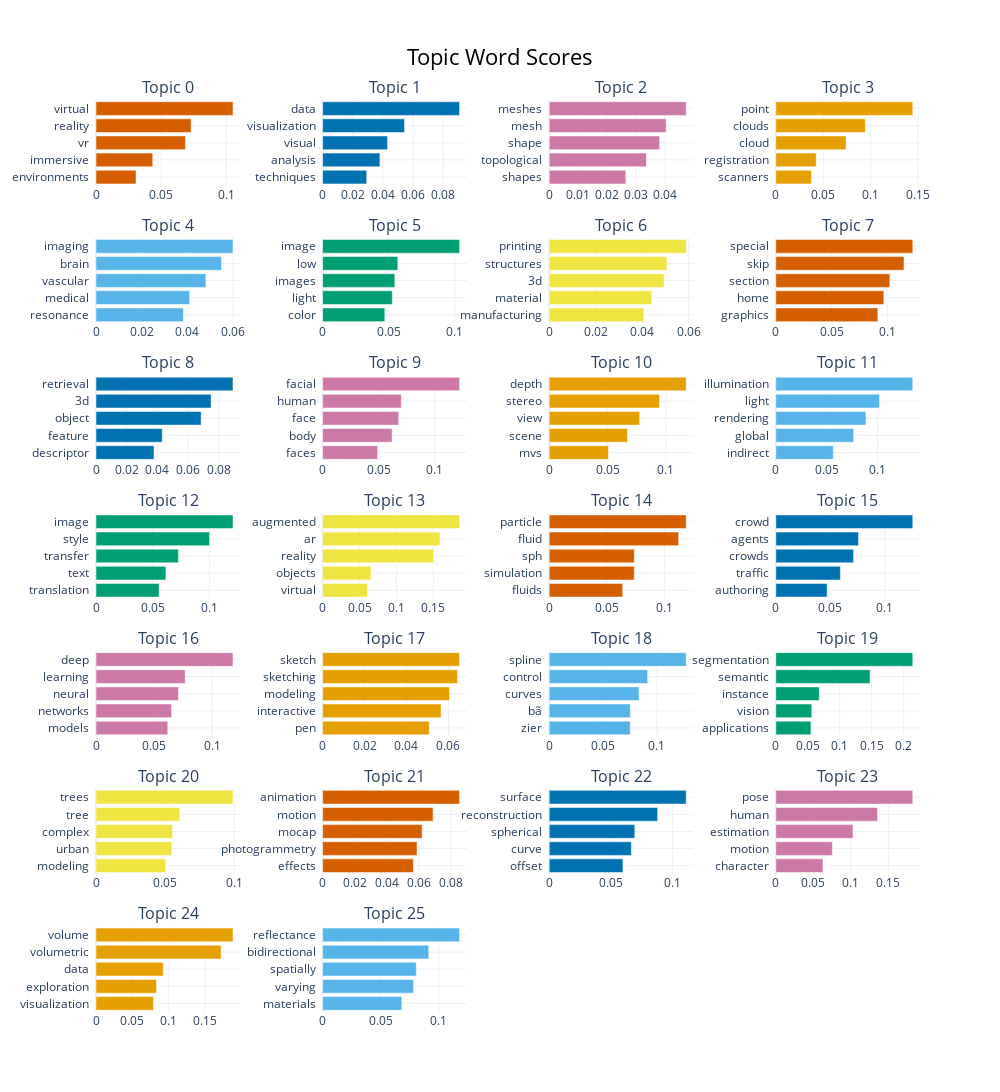

Here is the notebook cell this chart was saved with:
### Code cell
topic_model.visualize_barchart(top_n_topics=26)

### Figure 1 — Plotly figure (JSON) as saved in the notebook; plotly's stock layout.template omitted (floating-point values rounded to 4 significant figures)
{"data": [{"marker": {"color": "#D55E00"}, "orientation": "h", "type": "bar", "x": [0.03072, 0.04356, 0.06866, 0.07299, 0.1051], "xaxis": "x", "y": ["environments  ", "immersive  ", "vr  ", "reality  ", "virtual  "], "yaxis": "y"}, {"marker": {"color": "#0072B2"}, "orientation": "h", "type": "bar", "x": [0.02921, 0.03798, 0.04305, 0.05425, 0.09075], "xaxis": "x2", "y": ["techniques  ", "analysis  ", "visual  ", "visualization  ", "data  "], "yaxis": "y2"}, {"marker": {"color": "#CC79A7"}, "orientation": "h", "type": "bar", "x": [0.02645, 0.03353, 0.03813, 0.04037, 0.04728], "xaxis": "x3", "y": ["shapes  ", "topological  ", "shape  ", "mesh  ", "meshes  "], "yaxis": "y3"}, {"marker": {"color": "#E69F00"}, "orientation": "h", "type": "bar", "x": [0.03753, 0.04256, 0.07415, 0.09436, 0.1445], "xaxis": "x4", "y": ["scanners  ", "registration  ", "cloud  ", "clouds  ", "point  "], "yaxis": "y4"}, {"marker": {"color": "#56B4E9"}, "orientation": "h", "type": "bar", "x": [0.03833, 0.04105, 0.04814, 0.05498, 0.06003], "xaxis": "x5", "y": ["resonance  ", "medical  ", "vascular  ", "brain  ", "imaging  "], "yaxis": "y5"}, {"marker": {"color": "#009E73"}, "orientation": "h", "type": "bar", "x": [0.04709, 0.05276, 0.05468, 0.05696, 0.1037], "xaxis": "x6", "y": ["color  ", "light  ", "images  ", "low  ", "image  "], "yaxis": "y6"}, {"marker": {"color": "#F0E442"}, "orientation": "h", "type": "bar", "x": [0.04073, 0.04418, 0.04947, 0.05067, 0.05897], "xaxis": "x7", "y": ["manufacturing  ", "material  ", "3d  ", "structures  ", "printing  "], "yaxis": "y7"}, {"marker": {"color": "#D55E00"}, "orientation": "h", "type": "bar", "x": [0.0915, 0.09687, 0.1023, 0.1149, 0.1228], "xaxis": "x8", "y": ["graphics  ", "home  ", "section  ", "skip  ", "special  "], "yaxis": "y8"}, {"marker": {"color": "#0072B2"}, "orientation": "h", "type": "bar", "x": [0.03775, 0.04312, 0.06845, 0.07494, 0.08919], "xaxis": "x9", "y": ["descriptor  ", "feature  ", "object  ", "3d  ", "retrieval  "], "yaxis": "y9"}, {"marker": {"color": "#CC79A7"}, "orientation": "h", "type": "bar", "x": [0.0491, 0.06208, 0.06796, 0.07031, 0.1223], "xaxis": "x10", "y": ["faces  ", "body  ", "face  ", "human  ", "facial  "], "yaxis": "y10"}, {"marker": {"color": "#E69F00"}, "orientation": "h", "type": "bar", "x": [0.05075, 0.06709, 0.07759, 0.09458, 0.1174], "xaxis": "x11", "y": ["mvs  ", "scene  ", "view  ", "stereo  ", "depth  "], "yaxis": "y11"}, {"marker": {"color": "#56B4E9"}, "orientation": "h", "type": "bar", "x": [0.05661, 0.07664, 0.08867, 0.102, 0.1348], "xaxis": "x12", "y": ["indirect  ", "global  ", "rendering  ", "light  ", "illumination  "], "yaxis": "y12"}, {"marker": {"color": "#009E73"}, "orientation": "h", "type": "bar", "x": [0.05559, 0.06157, 0.07258, 0.09996, 0.1207], "xaxis": "x13", "y": ["translation  ", "text  ", "transfer  ", "style  ", "image  "], "yaxis": "y13"}, {"marker": {"color": "#F0E442"}, "orientation": "h", "type": "bar", "x": [0.061, 0.06558, 0.1499, 0.1588, 0.1854], "xaxis": "x14", "y": ["virtual  ", "objects  ", "reality  ", "ar  ", "augmented  "], "yaxis": "y14"}, {"marker": {"color": "#D55E00"}, "orientation": "h", "type": "bar", "x": [0.06367, 0.07366, 0.07369, 0.1121, 0.1186], "xaxis": "x15", "y": ["fluids  ", "simulation  ", "sph  ", "fluid  ", "particle  "], "yaxis": "y15"}, {"marker": {"color": "#0072B2"}, "orientation": "h", "type": "bar", "x": [0.04718, 0.05937, 0.07151, 0.07602, 0.1259], "xaxis": "x16", "y": ["authoring  ", "traffic  ", "crowds  ", "agents  ", "crowd  "], "yaxis": "y16"}, {"marker": {"color": "#CC79A7"}, "orientation": "h", "type": "bar", "x": [0.06175, 0.06503, 0.0709, 0.07673, 0.1179], "xaxis": "x17", "y": ["models  ", "networks  ", "neural  ", "learning  ", "deep  "], "yaxis": "y17"}, {"marker": {"color": "#E69F00"}, "orientation": "h", "type": "bar", "x": [0.05089, 0.0565, 0.06052, 0.06439, 0.06533], "xaxis": "x18", "y": ["pen  ", "interactive  ", "modeling  ", "sketching  ", "sketch  "], "yaxis": "y18"}, {"marker": {"color": "#56B4E9"}, "orientation": "h", "type": "bar", "x": [0.0753, 0.0753, 0.08344, 0.09144, 0.1272], "xaxis": "x19", "y": ["zier  ", "bã  ", "curves  ", "control  ", "spline  "], "yaxis": "y19"}, {"marker": {"color": "#009E73"}, "orientation": "h", "type": "bar", "x": [0.0549, 0.05622, 0.06793, 0.1473, 0.2141], "xaxis": "x20", "y": ["applications  ", "vision  ", "instance  ", "semantic  ", "segmentation  "], "yaxis": "y20"}, {"marker": {"color": "#F0E442"}, "orientation": "h", "type": "bar", "x": [0.05042, 0.05486, 0.05537, 0.06071, 0.09916], "xaxis": "x21", "y": ["modeling  ", "urban  ", "complex  ", "tree  ", "trees  "], "yaxis": "y21"}, {"marker": {"color": "#D55E00"}, "orientation": "h", "type": "bar", "x": [0.05648, 0.05876, 0.06192, 0.06876, 0.08525], "xaxis": "x22", "y": ["effects  ", "photogrammetry  ", "mocap  ", "motion  ", "animation  "], "yaxis": "y22"}, {"marker": {"color": "#0072B2"}, "orientation": "h", "type": "bar", "x": [0.05986, 0.06667, 0.06951, 0.08802, 0.1112], "xaxis": "x23", "y": ["offset  ", "curve  ", "spherical  ", "reconstruction  ", "surface  "], "yaxis": "y23"}, {"marker": {"color": "#CC79A7"}, "orientation": "h", "type": "bar", "x": [0.06285, 0.07541, 0.1029, 0.1356, 0.1825], "xaxis": "x24", "y": ["character  ", "motion  ", "estimation  ", "human  ", "pose  "], "yaxis": "y24"}, {"marker": {"color": "#E69F00"}, "orientation": "h", "type": "bar", "x": [0.07899, 0.08312, 0.09234, 0.1719, 0.1883], "xaxis": "x25", "y": ["visualization  ", "exploration  ", "data  ", "volumetric  ", "volume  "], "yaxis": "y25"}, {"marker": {"color": "#56B4E9"}, "orientation": "h", "type": "bar", "x": [0.06814, 0.07822, 0.08059, 0.09133, 0.1178], "xaxis": "x26", "y": ["materials  ", "varying  ", "spatially  ", "bidirectional  ", "reflectance  "], "yaxis": "y26"}], "layout": {"annotations": [{"font": {"size": 16}, "showarrow": false, "text": "Topic 0", "x": 0.0875, "xanchor": "center", "xref": "paper", "y": 1, "yanchor": "bottom", "yref": "paper"}, {"font": {"size": 16}, "showarrow": false, "text": "Topic 1", "x": 0.3625, "xanchor": "center", "xref": "paper", "y": 1, "yanchor": "bottom", "yref": "paper"}, {"font": {"size": 16}, "showarrow": false, "text": "Topic 2", "x": 0.6375, "xanchor": "center", "xref": "paper", "y": 1, "yanchor": "bottom", "yref": "paper"}, {"font": {"size": 16}, "showarrow": false, "text": "Topic 3", "x": 0.9125, "xanchor": "center", "xref": "paper", "y": 1, "yanchor": "bottom", "yref": "paper"}, {"font": {"size": 16}, "showarrow": false, "text": "Topic 4", "x": 0.0875, "xanchor": "center", "xref": "paper", "y": 0.849, "yanchor": "bottom", "yref": "paper"}, {"font": {"size": 16}, "showarrow": false, "text": "Topic 5", "x": 0.3625, "xanchor": "center", "xref": "paper", "y": 0.849, "yanchor": "bottom", "yref": "paper"}, {"font": {"size": 16}, "showarrow": false, "text": "Topic 6", "x": 0.6375, "xanchor": "center", "xref": "paper", "y": 0.849, "yanchor": "bottom", "yref": "paper"}, {"font": {"size": 16}, "showarrow": false, "text": "Topic 7", "x": 0.9125, "xanchor": "center", "xref": "paper", "y": 0.849, "yanchor": "bottom", "yref": "paper"}, {"font": {"size": 16}, "showarrow": false, "text": "Topic 8", "x": 0.0875, "xanchor": "center", "xref": "paper", "y": 0.698, "yanchor": "bottom", "yref": "paper"}, {"font": {"size": 16}, "showarrow": false, "text": "Topic 9", "x": 0.3625, "xanchor": "center", "xref": "paper", "y": 0.698, "yanchor": "bottom", "yref": "paper"}, {"font": {"size": 16}, "showarrow": false, "text": "Topic 10", "x": 0.6375, "xanchor": "center", "xref": "paper", "y": 0.698, "yanchor": "bottom", "yref": "paper"}, {"font": {"size": 16}, "showarrow": false, "text": "Topic 11", "x": 0.9125, "xanchor": "center", "xref": "paper", "y": 0.698, "yanchor": "bottom", "yref": "paper"}, {"font": {"size": 16}, "showarrow": false, "text": "Topic 12", "x": 0.0875, "xanchor": "center", "xref": "paper", "y": 0.5469, "yanchor": "bottom", "yref": "paper"}, {"font": {"size": 16}, "showarrow": false, "text": "Topic 13", "x": 0.3625, "xanchor": "center", "xref": "paper", "y": 0.5469, "yanchor": "bottom", "yref": "paper"}, {"font": {"size": 16}, "showarrow": false, "text": "Topic 14", "x": 0.6375, "xanchor": "center", "xref": "paper", "y": 0.5469, "yanchor": "bottom", "yref": "paper"}, {"font": {"size": 16}, "showarrow": false, "text": "Topic 15", "x": 0.9125, "xanchor": "center", "xref": "paper", "y": 0.5469, "yanchor": "bottom", "yref": "paper"}, {"font": {"size": 16}, "showarrow": false, "text": "Topic 16", "x": 0.0875, "xanchor": "center", "xref": "paper", "y": 0.3959, "yanchor": "bottom", "yref": "paper"}, {"font": {"size": 16}, "showarrow": false, "text": "Topic 17", "x": 0.3625, "xanchor": "center", "xref": "paper", "y": 0.3959, "yanchor": "bottom", "yref": "paper"}, {"font": {"size": 16}, "showarrow": false, "text": "Topic 18", "x": 0.6375, "xanchor": "center", "xref": "paper", "y": 0.3959, "yanchor": "bottom", "yref": "paper"}, {"font": {"size": 16}, "showarrow": false, "text": "Topic 19", "x": 0.9125, "xanchor": "center", "xref": "paper", "y": 0.3959, "yanchor": "bottom", "yref": "paper"}, {"font": {"size": 16}, "showarrow": false, "text": "Topic 20", "x": 0.0875, "xanchor": "center", "xref": "paper", "y": 0.2449, "yanchor": "bottom", "yref": "paper"}, {"font": {"size": 16}, "showarrow": false, "text": "Topic 21", "x": 0.3625, "xanchor": "center", "xref": "paper", "y": 0.2449, "yanchor": "bottom", "yref": "paper"}, {"font": {"size": 16}, "showarrow": false, "text": "Topic 22", "x": 0.6375, "xanchor": "center", "xref": "paper", "y": 0.2449, "yanchor": "bottom", "yref": "paper"}, {"font": {"size": 16}, "showarrow": false, "text": "Topic 23", "x": 0.9125, "xanchor": "center", "xref": "paper", "y": 0.2449, "yanchor": "bottom", "yref": "paper"}, {"font": {"size": 16}, "showarrow": false, "text": "Topic 24", "x": 0.0875, "xanchor": "center", "xref": "paper", "y": 0.09388, "yanchor": "bottom", "yref": "paper"}, {"font": {"size": 16}, "showarrow": false, "text": "Topic 25", "x": 0.3625, "xanchor": "center", "xref": "paper", "y": 0.09388, "yanchor": "bottom", "yref": "paper"}], "height": 1750, "hoverlabel": {"bgcolor": "white", "font": {"family": "Rockwell", "size": 16}}, "showlegend": false, "title": {"font": {"color": "Black", "size": 22}, "text": "Topic Word Scores", "x": 0.5, "xanchor": "center", "yanchor": "top"}, "width": 1000, "xaxis": {"anchor": "y", "domain": [0, 0.175], "showgrid": true}, "xaxis10": {"anchor": "y10", "domain": [0.275, 0.45], "showgrid": true}, "xaxis11": {"anchor": "y11", "domain": [0.55, 0.725], "showgrid": true}, "xaxis12": {"anchor": "y12", "domain": [0.825, 1], "showgrid": true}, "xaxis13": {"anchor": "y13", "domain": [0, 0.175], "showgrid": true}, "xaxis14": {"anchor": "y14", "domain": [0.275, 0.45], "showgrid": true}, "xaxis15": {"anchor": "y15", "domain": [0.55, 0.725], "showgrid": true}, "xaxis16": {"anchor": "y16", "domain": [0.825, 1], "showgrid": true}, "xaxis17": {"anchor": "y17", "domain": [0, 0.175], "showgrid": true}, "xaxis18": {"anchor": "y18", "domain": [0.275, 0.45], "showgrid": true}, "xaxis19": {"anchor": "y19", "domain": [0.55, 0.725], "showgrid": true}, "xaxis2": {"anchor": "y2", "domain": [0.275, 0.45], "showgrid": true}, "xaxis20": {"anchor": "y20", "domain": [0.825, 1], "showgrid": true}, "xaxis21": {"anchor": "y21", "domain": [0, 0.175], "showgrid": true}, "xaxis22": {"anchor": "y22", "domain": [0.275, 0.45], "showgrid": true}, "xaxis23": {"anchor": "y23", "domain": [0.55, 0.725], "showgrid": true}, "xaxis24": {"anchor": "y24", "domain": [0.825, 1], "showgrid": true}, "xaxis25": {"anchor": "y25", "domain": [0, 0.175], "showgrid": true}, "xaxis26": {"anchor": "y26", "domain": [0.275, 0.45], "showgrid": true}, "xaxis27": {"anchor": "y27", "domain": [0.55, 0.725], "showgrid": true}, "xaxis28": {"anchor": "y28", "domain": [0.825, 1], "showgrid": true}, "xaxis3": {"anchor": "y3", "domain": [0.55, 0.725], "showgrid": true}, "xaxis4": {"anchor": "y4", "domain": [0.825, 1], "showgrid": true}, "xaxis5": {"anchor": "y5", "domain": [0, 0.175], "showgrid": true}, "xaxis6": {"anchor": "y6", "domain": [0.275, 0.45], "showgrid": true}, "xaxis7": {"anchor": "y7", "domain": [0.55, 0.725], "showgrid": true}, "xaxis8": {"anchor": "y8", "domain": [0.825, 1], "showgrid": true}, "xaxis9": {"anchor": "y9", "domain": [0, 0.175], "showgrid": true}, "yaxis": {"anchor": "x", "domain": [0.9061, 1], "showgrid": true}, "yaxis10": {"anchor": "x10", "domain": [0.6041, 0.698], "showgrid": true}, "yaxis11": {"anchor": "x11", "domain": [0.6041, 0.698], "showgrid": true}, "yaxis12": {"anchor": "x12", "domain": [0.6041, 0.698], "showgrid": true}, "yaxis13": {"anchor": "x13", "domain": [0.4531, 0.5469], "showgrid": true}, "yaxis14": {"anchor": "x14", "domain": [0.4531, 0.5469], "showgrid": true}, "yaxis15": {"anchor": "x15", "domain": [0.4531, 0.5469], "showgrid": true}, "yaxis16": {"anchor": "x16", "domain": [0.4531, 0.5469], "showgrid": true}, "yaxis17": {"anchor": "x17", "domain": [0.302, 0.3959], "showgrid": true}, "yaxis18": {"anchor": "x18", "domain": [0.302, 0.3959], "showgrid": true}, "yaxis19": {"anchor": "x19", "domain": [0.302, 0.3959], "showgrid": true}, "yaxis2": {"anchor": "x2", "domain": [0.9061, 1], "showgrid": true}, "yaxis20": {"anchor": "x20", "domain": [0.302, 0.3959], "showgrid": true}, "yaxis21": {"anchor": "x21", "domain": [0.151, 0.2449], "showgrid": true}, "yaxis22": {"anchor": "x22", "domain": [0.151, 0.2449], "showgrid": true}, "yaxis23": {"anchor": "x23", "domain": [0.151, 0.2449], "showgrid": true}, "yaxis24": {"anchor": "x24", "domain": [0.151, 0.2449], "showgrid": true}, "yaxis25": {"anchor": "x25", "domain": [0, 0.09388], "showgrid": true}, "yaxis26": {"anchor": "x26", "domain": [0, 0.09388], "showgrid": true}, "yaxis27": {"anchor": "x27", "domain": [0, 0.09388], "showgrid": true}, "yaxis28": {"anchor": "x28", "domain": [0, 0.09388], "showgrid": true}, "yaxis3": {"anchor": "x3", "domain": [0.9061, 1], "showgrid": true}, "yaxis4": {"anchor": "x4", "domain": [0.9061, 1], "showgrid": true}, "yaxis5": {"anchor": "x5", "domain": [0.7551, 0.849], "showgrid": true}, "yaxis6": {"anchor": "x6", "domain": [0.7551, 0.849], "showgrid": true}, "yaxis7": {"anchor": "x7", "domain": [0.7551, 0.849], "showgrid": true}, "yaxis8": {"anchor": "x8", "domain": [0.7551, 0.849], "showgrid": true}, "yaxis9": {"anchor": "x9", "domain": [0.6041, 0.698], "showgrid": true}}}
